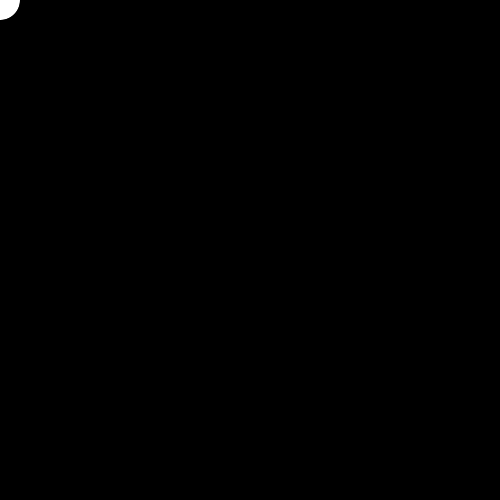
Frame 1 (no input)
Frame 60 (the mouse pressed at the canvas centre just before this capture): identical to frame 1, image omitted
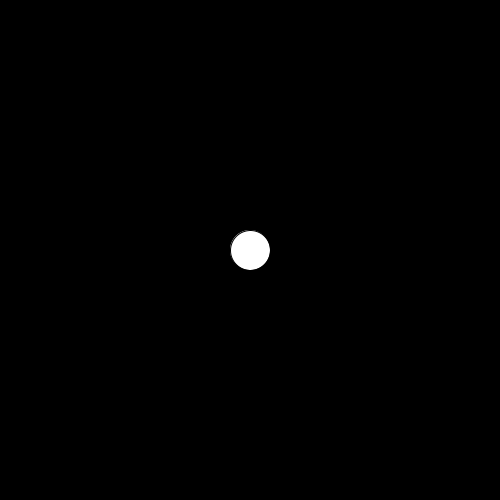
Frame 120 (the mouse held since frame 60 and released just before this capture)

The Processing sketch that drew these frames (run headless with seeded random() and noise(); from frame 60 on, the mouse is pressed at the canvas centre):

// Processing sketch: circleFunctionWithParameters
// ── circleFunctionWithParameters.pde
void setup() {
  size(500,500);
}

void draw() {
  background(0);
  circle(mouseX, mouseY, 40);
}

void circle(int x, int y, int diameter) {
 ellipse(x, y, diameter, diameter); 
}
